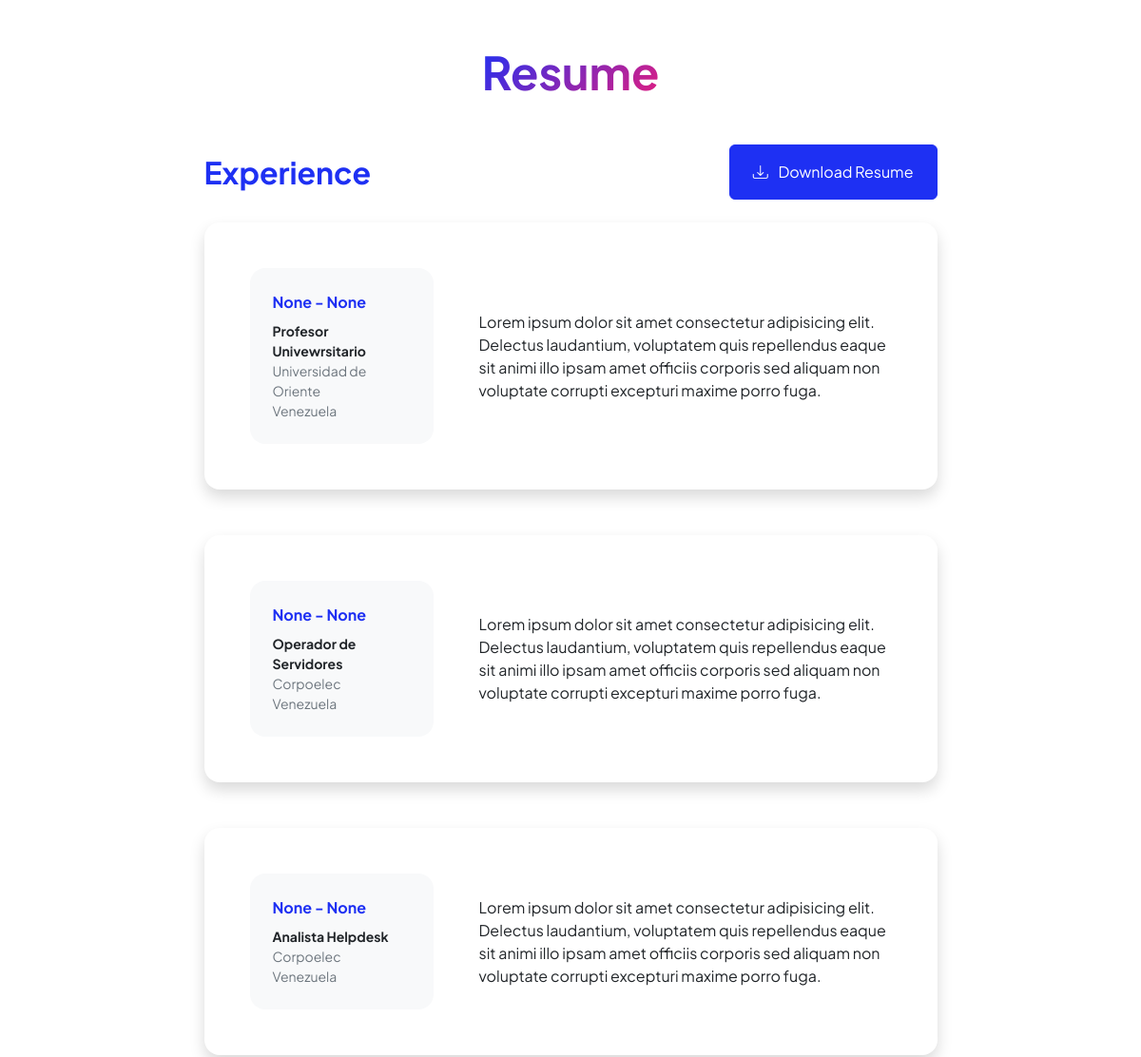
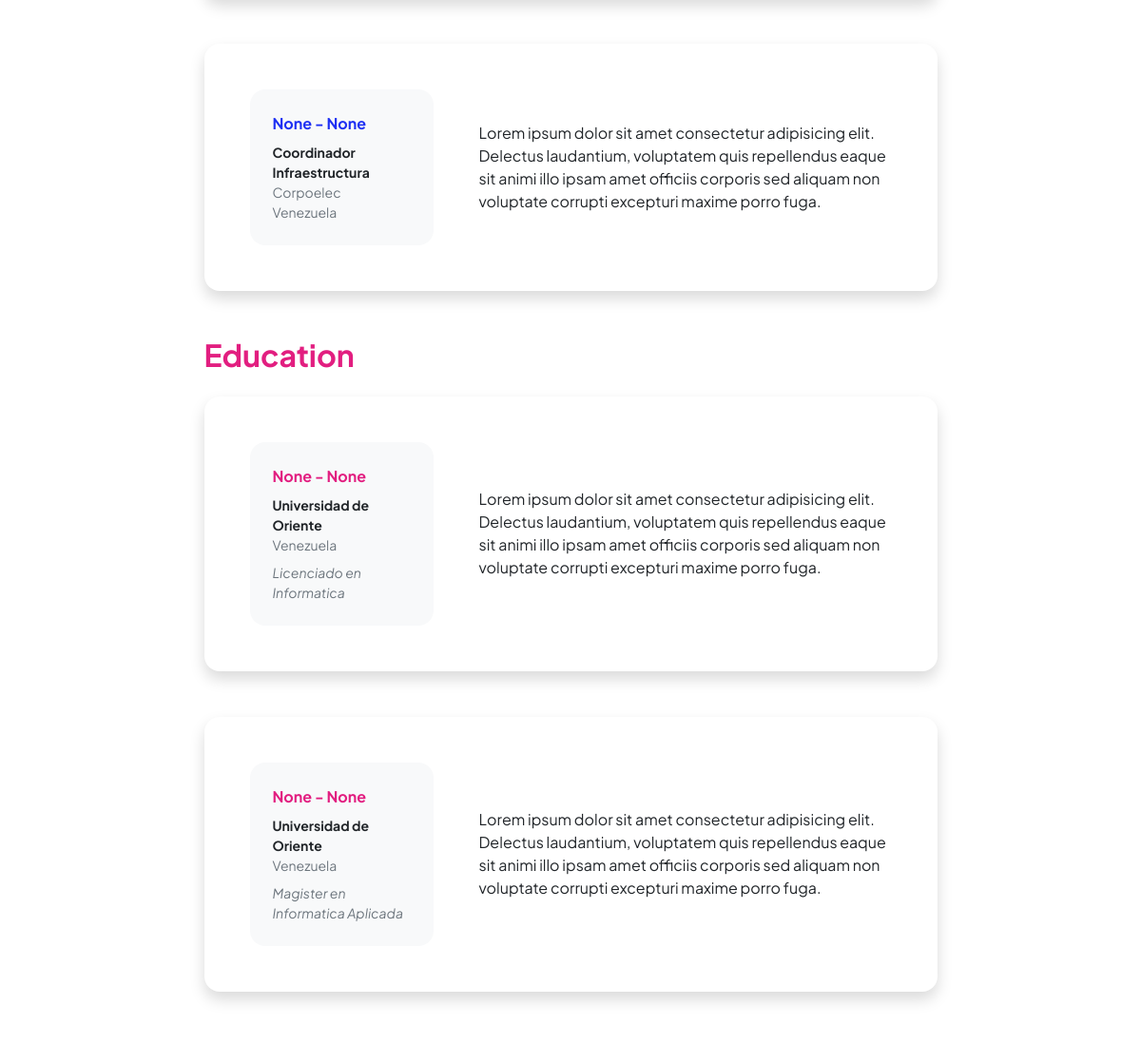
/AppCurriculum/ (middle part), run on an earlier commit of the app's database (2 pictures, top to bottom).
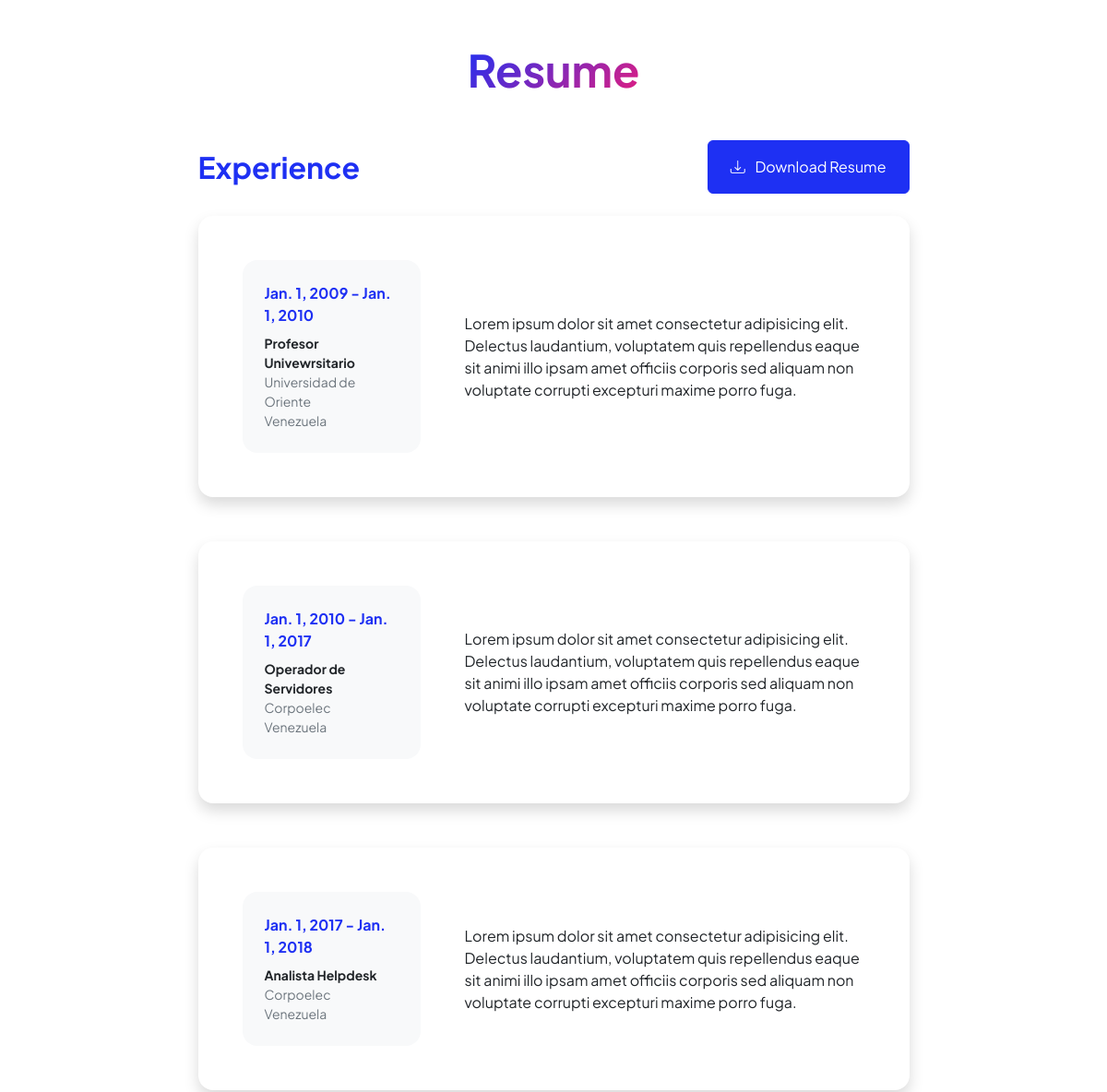
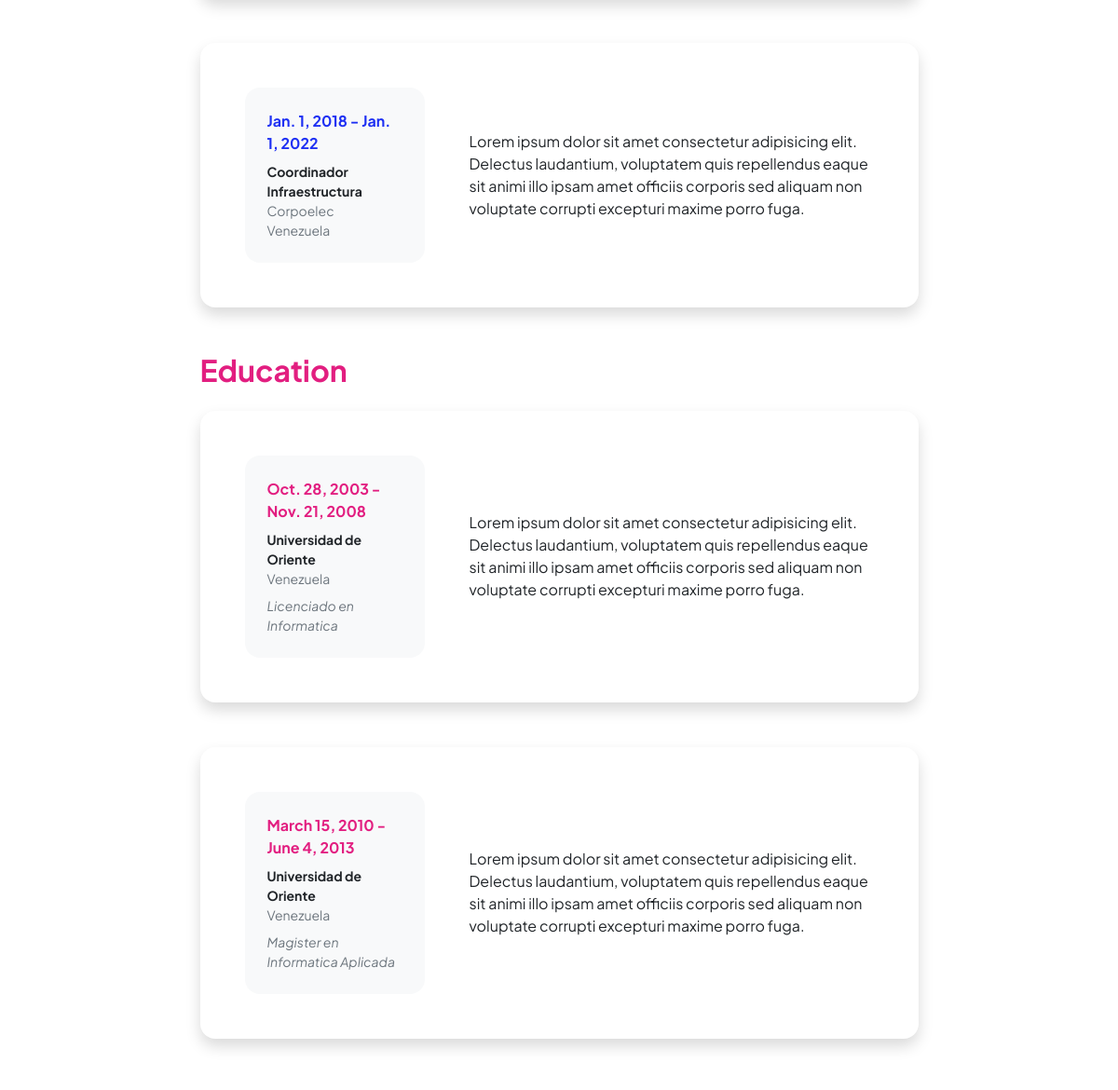
And on a later commit of the database (2 pictures, top to bottom).
### AppCurriculum/models.py (models this page shows, shortened)
class ExperienciaLaboral(models.Model):
    cargo = models.CharField(max_length=100)
    empresa = models.CharField(max_length=100)
    periodo_inicio = models.DateField()
    periodo_fin = models.DateField(null=True, blank=True)

class Educacion(models.Model):
    institucion = models.CharField(max_length=100)
    titulo = models.CharField(max_length=100)
    periodo_inicio = models.DateField()
    periodo_fin = models.DateField(null=True, blank=True)  # Puede ser nulo si aún está estudiando

### AppCurriculum/views.py (the view)
# urls.py: path('',views.home,name="Home"),
def home(request):
    experiencias = ExperienciaLaboral.objects.all()
    estudios = Educacion.objects.all()
    return render(request,"AppCurriculum/home.html",{"experiencias":experiencias,"estudios":estudios})

### AppCurriculum/templates/AppCurriculum/home.html (shortened to what this page needs)
{% extends "AppCurriculum/template.html" %}
{% load static %}
{% block datosDinamicos %}
<div class="container px-5 my-5">
    <div class="text-center mb-5">
        <h1 class="display-5 fw-bolder mb-0"><span class="text-gradient d-inline">Resume</span></h1>
    </div>
    <div class="row gx-5 justify-content-center">
        <div class="col-lg-11 col-xl-9 col-xxl-8">
            <section>
                <div class="d-flex align-items-center justify-content-between mb-4">
                    <h2 class="text-primary fw-bolder mb-0">Experience</h2>
                    <a class="btn btn-primary px-4 py-3" href="#!">
                        <div class="d-inline-block bi bi-download me-2"></div>
                        Download Resume
                    </a>
                </div>
                {% for exp in experiencias %}
                <div class="card shadow border-0 rounded-4 mb-5">
                    <div class="card-body p-5">
                        <div class="row align-items-center gx-5">
                            <div class="col text-center text-lg-start mb-4 mb-lg-0">
                                <div class="bg-light p-4 rounded-4">
                                    <div class="text-primary fw-bolder mb-2">{{exp.periodo_inicio}} - {{exp.periodo_fin}}</div>
                                    <div class="small fw-bolder">{{exp.cargo}}</div>
                                    <div class="small text-muted">{{exp.empresa}}</div>
                                    <div class="small text-muted">Venezuela</div>
                                </div>
                            </div>
                            <div class="col-lg-8"><div>Lorem ipsum dolor sit amet consectetur adipisicing elit. Delectus laudantium, voluptatem quis repellendus eaque sit animi illo ipsam amet officiis corporis sed aliquam non voluptate corrupti excepturi maxime porro fuga.</div></div>
                        </div>
                    </div>
                </div>
                {% endfor%}
            </section>
            <section>
                <h2 class="text-secondary fw-bolder mb-4">Education</h2>
                {% for est in estudios %}
                <div class="card shadow border-0 rounded-4 mb-5">
                    <div class="card-body p-5">
                        <div class="row align-items-center gx-5">
                            <div class="col text-center text-lg-start mb-4 mb-lg-0">
                                <div class="bg-light p-4 rounded-4">
                                    <div class="text-secondary fw-bolder mb-2">{{est.periodo_inicio}} - {{est.periodo_fin}}</div>
                                    <div class="mb-2">
                                        <div class="small fw-bolder">{{est.institucion}}</div>
                                        <div class="small text-muted">Venezuela</div>
                                    </div>
                                    <div class="fst-italic">
                                        <div class="small text-muted">{{est.titulo}}</div>
                                    </div>
                                </div>
                            </div>
                            <div class="col-lg-8"><div>Lorem ipsum dolor sit amet consectetur adipisicing elit. Delectus laudantium, voluptatem quis repellendus eaque sit animi illo ipsam amet officiis corporis sed aliquam non voluptate corrupti excepturi maxime porro fuga.</div></div>
                        </div>
                    </div>
                </div>
                {% endfor%}
            </section>
            <div class="pb-5"></div>
        </div>
    </div>
</div>
{% endblock %}

What changed in the data, as far as the page shows it:
changed ExperienciaLaboral "Profesor Univewrsitario": periodo_inicio "None" → "Jan. 1, 2009"; periodo_fin "None" → "Jan. 1, 2010"
changed ExperienciaLaboral "Operador de Servidores": periodo_inicio "None" → "Jan. 1, 2010"; periodo_fin "None" → "Jan. 1, 2017"
changed ExperienciaLaboral "Analista Helpdesk": periodo_inicio "None" → "Jan. 1, 2017"; periodo_fin "None" → "Jan. 1, 2018"
changed ExperienciaLaboral "Coordinador Infraestructura": periodo_inicio "None" → "Jan. 1, 2018"; periodo_fin "None" → "Jan. 1, 2022"
changed Educacion "Licenciado en Informatica": periodo_inicio "None" → "Oct. 28, 2003"; periodo_fin "None" → "Nov. 21, 2008"
changed Educacion "Magister en Informatica Aplicada": periodo_inicio "None" → "March 15, 2010"; periodo_fin "None" → "June 4, 2013"
